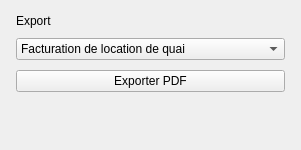
             <widget class="QFrame" name="exportCard">
              <property name="minimumSize"><size><width>0</width><height>150</height></size></property>
              <property name="frameShape"><enum>QFrame::NoFrame</enum></property>
              <layout class="QVBoxLayout" name="exportCardLayout" stretch="0,0,0,1">
               <property name="spacing"><number>10</number></property>
               <property name="leftMargin"><number>16</number></property>
               <property name="topMargin"><number>14</number></property>
               <property name="rightMargin"><number>16</number></property>
               <property name="bottomMargin"><number>14</number></property>
               <item>
                <widget class="QLabel" name="exportTitle">
                 <property name="text"><string>Export</string></property>
                </widget>
               </item>
               <item>
                <widget class="QComboBox" name="exportType">
                 <item><property name="text"><string>Facturation de location de quai</string></property></item>
                 <item><property name="text"><string>Rapport journalier d'occupation</string></property></item>
                 <item><property name="text"><string>Rapport mensuel de revenus par quai</string></property></item>
                 <item><property name="text"><string>Rapport anomalies (retards, dépassements)</string></property></item>
                </widget>
               </item>
               <item>
                <widget class="QPushButton" name="btnPdf">
                 <property name="text"><string>Exporter PDF</string></property>
                 <property name="cursor"><cursorShape>PointingHandCursor</cursorShape></property>
                </widget>
               </item>
               <item>
                <spacer name="exportStretch">
                 <property name="orientation"><enum>Qt::Vertical</enum></property>
                 <property name="sizeHint" stdset="0"><size><width>0</width><height>0</height></size></property>
                </spacer>
               </item>
              </layout>
             </widget>
